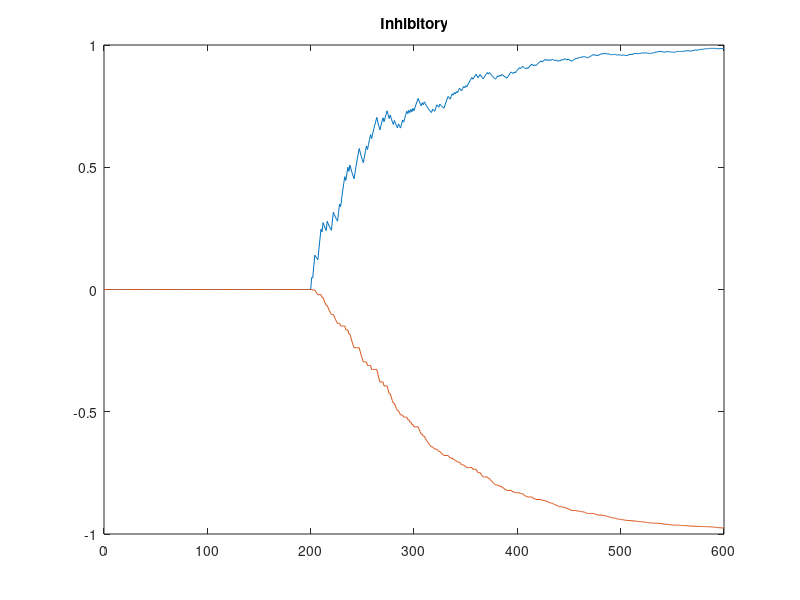

This figure's MATLAB source: (Note: this script raises an error after producing the figure.)
clc; clear all; close all;

preTrainLen = 200;
TrainLen = 400;
ep = 0.05;


idxW = 0:preTrainLen+TrainLen;

%% Extinction
r = [ones(1,preTrainLen), zeros(1,TrainLen)]; 
u = [ones(1,preTrainLen), ones(1,TrainLen)];
w = zeros(size(r,1), size(r,2)+1);
for t = 1:length(r)
    v = w(t) * u(t);
    d = r(t) - v;
    w(t+1) = w(t) + ep*d*u(t);
end
plot(idxW, w);
title('Extinction');

%% Partial
r = [zeros(1,preTrainLen), randi([0,1],1,TrainLen)]; 
u = [zeros(1,preTrainLen), ones(1,TrainLen)];
w = zeros(size(u,1), size(u,2)+1);
for t = 1:length(r)
    v = w(:,t) * u(:,t);
    d = r(t) - v;
    w(:,t+1) = w(:,t) + ep*d*u(:,t);
end
plot(idxW, w);
title('Partial');

%% Blocking
r = [ones(1,preTrainLen), ones(1,TrainLen)];
u = [repmat([1;0],1,preTrainLen), repmat([1;1],1,TrainLen)];
w = zeros(size(u,1), size(u,2)+1);
for t = 1:length(u)
    v = w(:,t)' * u(:,t);
    d = r(t) - v;
    w(:,t+1) = w(:,t) + ep*d*u(:,t);
end
plot(idxW, w(1,:), idxW, w(2,:));
title('Blocking');

%% Inhibitory
map = [1,1,0; 1 0 1]';
randIdx = randi(2,1,TrainLen);
u = [zeros(2,preTrainLen), map([1 2],randIdx)];
r = [zeros(1,preTrainLen), map(3,randIdx)];
w = zeros(size(u,1), size(u,2)+1);
for t = 1:length(u)
    v = w(:,t)' * u(:,t);
    d = r(t) - v;
    w(:,t+1) = w(:,t) + ep*d*u(:,t);
end
plot(idxW, w(1,:), idxW, w(2,:));
title('Inhibitory');

%% %%%%%%%%%%%%%%%%%%%%%%%%%%%%%%%%%%%%%%%%%%%%%%%%%%%%%%%%%
% %% Blocking with kalmanFilter
% preTrainLen = 10;
% TrainLen = 20;
% idxW = 0:preTrainLen+TrainLen;
% 
% r = [ones(1,preTrainLen), ones(1,TrainLen)];
% u = [repmat([1;0],1,preTrainLen), repmat([1;1],1,TrainLen)];
% 
% w = zeros(size(u,1), size(u,2)+1);
% sigma2 = 0.1;
% tau2 = 0.05;
% W = sigma2*eye(2);
% Sigma = zeros(2);
% for t = 1:length(u)
%     C = u(:,t)';
%     Sigma = Sigma + W;
% 
%     G = Sigma * C' /(C*Sigma*C' + tau2);
%     Sigma = Sigma - G*C*Sigma;
%     w(:,t+1) = w(:,t) + G*(r(t)-C*w(:,t));
% end
% 
% plot(idxW, w(1,:), idxW, w(2,:));
% title('Blocking with kalmanFilter');
% 
% 

% %% Unblocking with kalmanFilter
% close all;
% preTrainLen = 20;
% TrainLen = 20;
% idxW = 0:preTrainLen+TrainLen;
% idxS = idxW(2:end);
% r = [ones(1,preTrainLen), 2*ones(1,TrainLen)];
% u = [repmat([1;0],1,preTrainLen), repmat([1;1],1,TrainLen)];
% 
% w = zeros(size(u,1), size(u,2)+1);
% sigma2 = 0.01;
% tau2 = 0.1;
% W = sigma2*eye(2);
% Sigma = 0.6*eye(2);
% Sigma_s = zeros(4,size(u,2));
% for t = 1:length(u)
%     Sigma_s(:,t) = Sigma(:);
%     C = u(:,t)';
%     Sigma = Sigma + W;
%     G = Sigma * C' /(C*Sigma*C' + tau2);
%     Sigma = Sigma - G*C*Sigma;
%     w(:,t+1) = w(:,t) + G*(r(t)-C*w(:,t));
% end
% 
% figure; plot(idxW, w(1,:), idxW, w(2,:));
% ylim([0,1.5]);
% figure; plot(idxS, Sigma_s(1,:), idxS, Sigma_s(4,:));
% ylim([0,1]);
% title('Unblocking with kalmanFilter');
% 
% % G
% 
% %% 
% videoFig = figure('Color','w','ToolBar','none','MenuBar','none');%, 'units','normalized','outerposition',[0 0 1 1]);
% videoFileName = 'Unblocking';
% myVideo = VideoWriter(videoFileName,'MPEG-4'); %open video file
% myVideo.FrameRate = 5;  
% cmap = gray(128);
% try
% open(myVideo)
% x = linspace(-1,2);
% for t = 1:length(u)    
%     clf
%     p = zeros(length(x));
%     SIGMA = reshape(Sigma_s(:,t),2,2);
%     mu = w(:,t)';
%     for i = 1:length(x)
%         for j = 1:length(x)
%             p(i,j) = mvnpdf([x(i),x(j)],mu,SIGMA); 
%         end
%     end
%     colormap(cmap)
%     contourf(x,x,p')
%     xlabel('w_1'); ylabel('w_2')
%     if t > preTrainLen
%         title({['Trial : ' num2str(t,'%02.0f')],'train'}); 
%     else
%         title({['Trial : ' num2str(t,'%02.0f')],'pretrain'}); 
%     end
%     
%     pause(0.01) %Pause and grab frame
%     frame = getframe(videoFig);
%     writeVideo(myVideo, frame);
% end
% catch
% close(myVideo);
% end
% close(myVideo); close(videoFig);

%% Blocking with kalmanFilter
preTrainLen = 10; TrainLen = 20;
u = [repmat([1;0],1,preTrainLen), repmat([1;1],1,TrainLen)];
r = [ones(1,preTrainLen), ones(1,TrainLen)];
resultForParadigm(u,r,preTrainLen, TrainLen, 'Blocking', 0.01, 0.6, 5);

%% Unblocking with kalmanFilter
preTrainLen = 20; TrainLen = 20;
r = [ones(1,preTrainLen), 2*ones(1,TrainLen)];
u = [repmat([1;0],1,preTrainLen), repmat([1;1],1,TrainLen)];
resultForParadigm(u,r,preTrainLen, TrainLen, 'Unblocking', 0.0, 0.6, 5);
